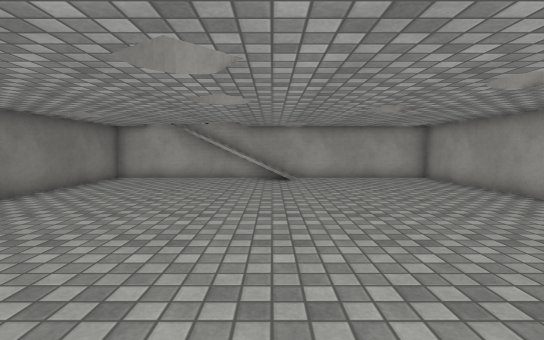
View 1 (above)

13 first-person views from a walk through a Unity game level. The camera is 1.2 m above the floor, tilts 4° down and sees 85° across. The floor is counted in squares, 1 m on a side. Each view is taken from the middle of a square. On the plan, view 1 faces up. The plan holds only what a view shows up to about 13 squares ahead; the rest is blank. Surface patterns are stand-ins for the level's own textures.

View 2
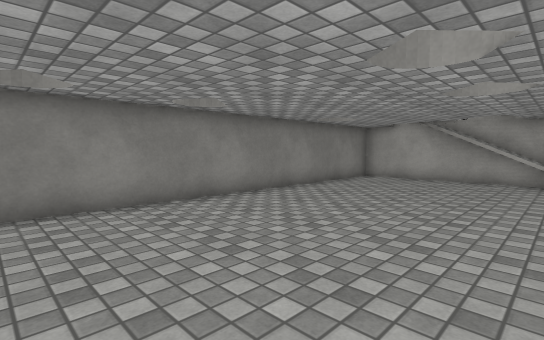

View 3
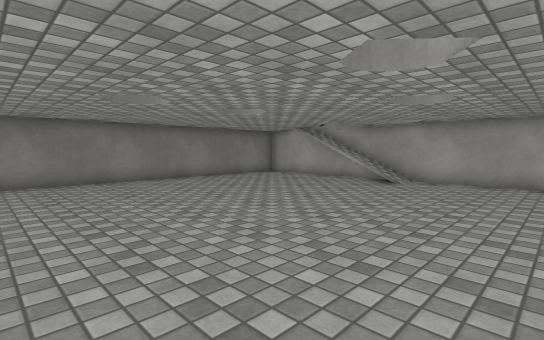

View 4
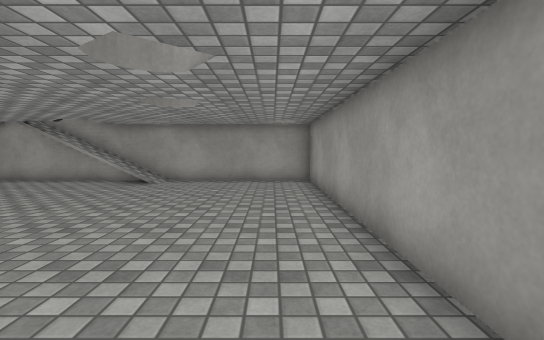

View 5
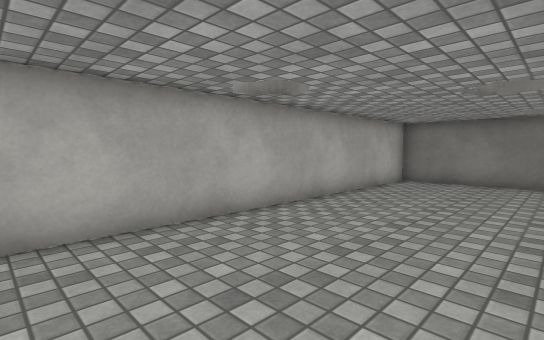

View 6
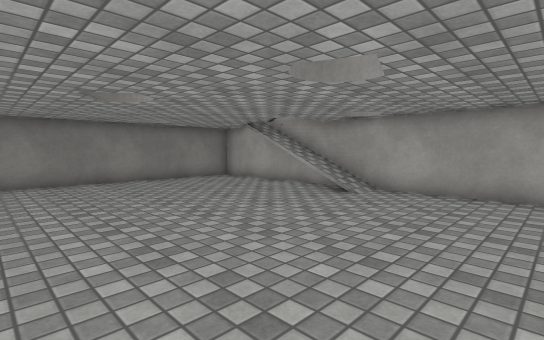

View 7
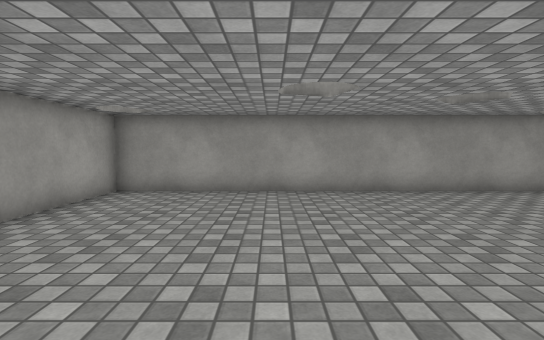

View 8
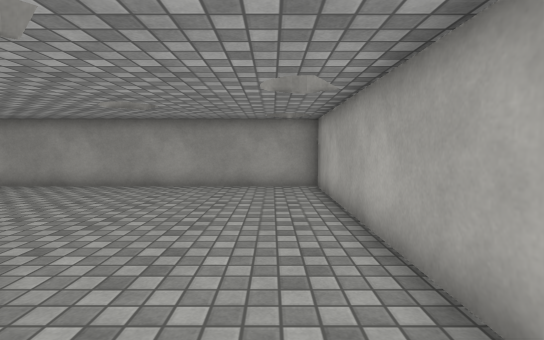

View 9
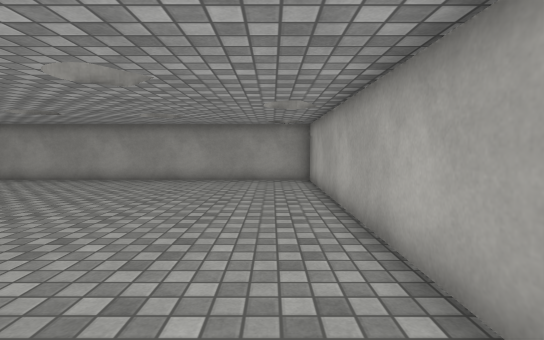

View 10
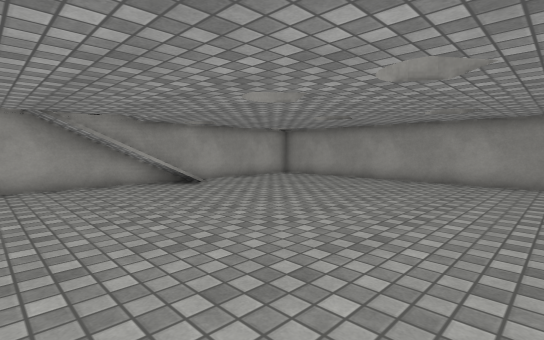

View 11
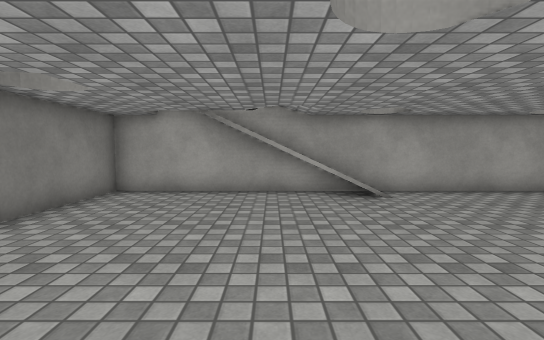

View 12
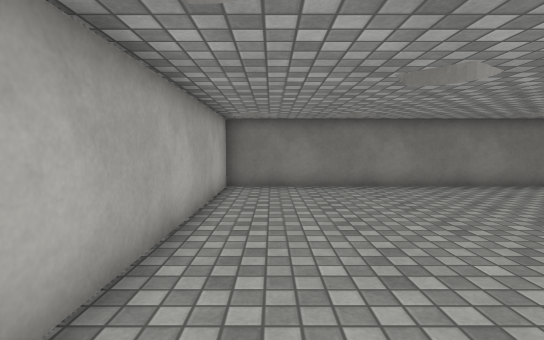

View 13
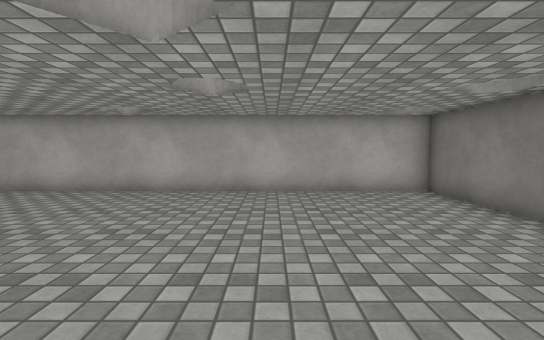

### Floor plan
Points are (right, up) in squares from view 1. A wall is a line through its corners. A room is listed if a view was taken in it or the views show most of it. See-through windows are left out.
Room 1 (views 1, 2, 3, 4, 5, 6, 7, 8, 9, 10, 11, 12, 13)
walls: (-0.1, 11.3) (-2.9, 11.3); (-6.5, -0.5) (6.5, -0.5) (6.5, 12.5) (-6.5, 12.5) (-6.5, -0.5)
ways out: gap at (-6, 8); gap at (-5, 12); gap at (6, 11)

Where each view was taken, in squares from view 1:
view 1: 0 up, 0 right, facing up
view 2: 0 up, 0 right, facing up-left
view 3: 1 up, 5 right, facing up-left
view 4: 1 up, 5 right, facing up
view 5: 4 up, 5 right, facing down-left
view 6: 4 up, 5 right, facing up-left
view 7: 8 up, 2 left, facing right
view 8: 1 up, 3 left, facing right
view 9: 1 up, 5 left, facing right
view 10: 2 up, 5 left, facing up-right
view 11: 4 up, 2 left, facing up
view 12: 1 up, 3 right, facing left
view 13: 8 up, 2 left, facing down
